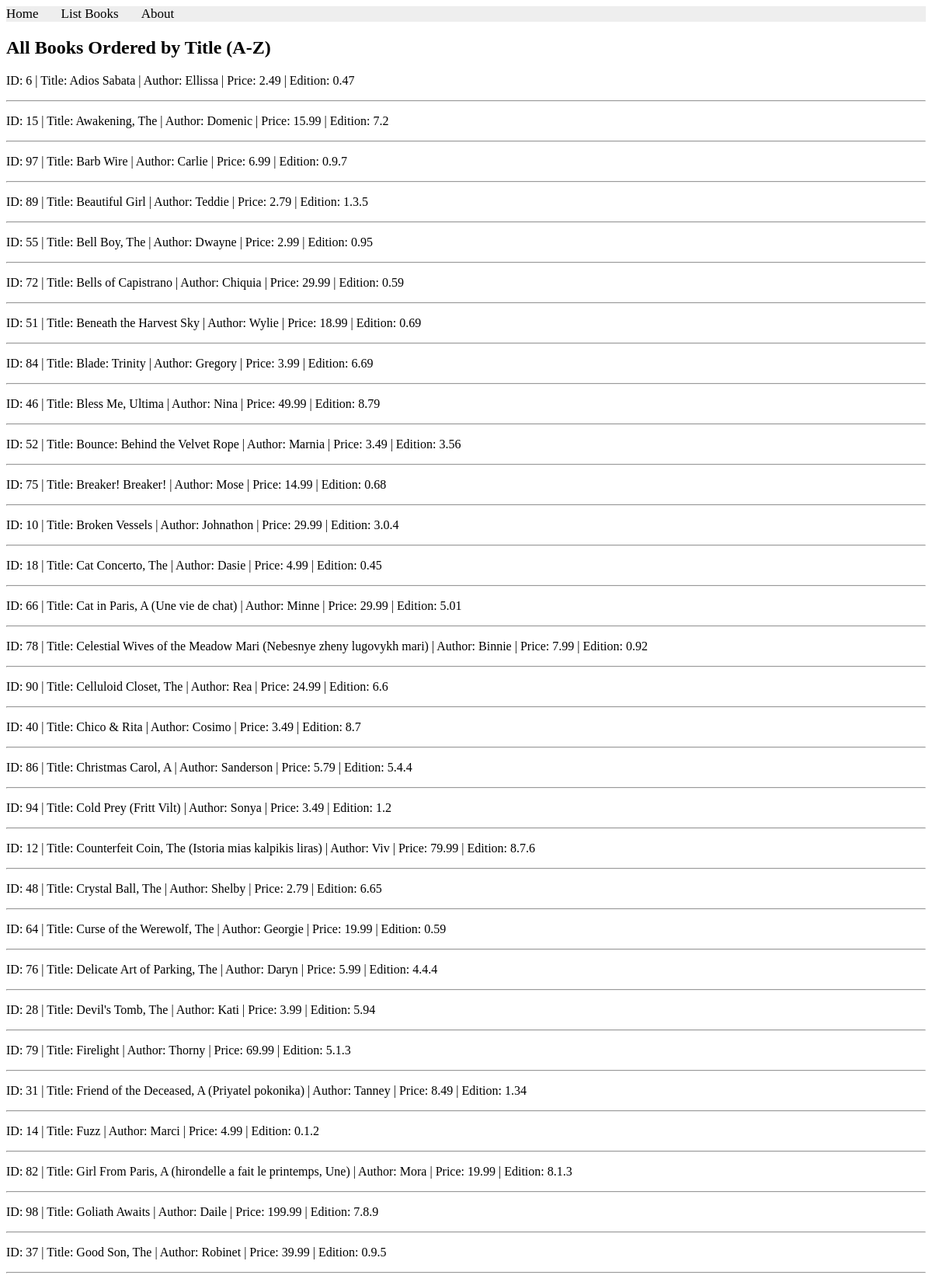
Page /books/lab8/task4/ (upper part) on the committed database.
### apps/bookmodule/models.py (models this page shows)
class Book(models.Model):
    title = models.CharField(max_length = 50)
    author = models.CharField(max_length = 50)
    price = models.FloatField(default = 0.0)
    edition = models.SmallIntegerField(default = 1)

### apps/bookmodule/views.py (the view)
# urls.py: path('lab8/task4/', views.lab8_task4, name='books.lab8_task4'),
def lab8_task4(request):
    books = Book.objects.all().order_by('title')
    return render(request, 'bookmodule/lab8_task4.html', {'books': books})

### apps/templates/bookmodule/lab8_task4.html (shortened to what this page needs)
{% extends "layouts/base.html" %}
{% block content %}
<h2>All Books Ordered by Title (A-Z)</h2>
{% for book in books %}
    <p>ID: {{ book.id }} | Title: {{ book.title }} | Author: {{ book.author }} | Price: {{ book.price }} | Edition: {{ book.edition }}</p>
    <hr>
{% empty %}
    <p>No books found.</p>
{% endfor %}
{% endblock content %}

### rows in the picture
Book: id "6", title "Adios Sabata", author "Ellissa", price "2.49", edition "0.47"
Book: id "15", title "Awakening, The", author "Domenic", price "15.99", edition "7.2"
Book: id "97", title "Barb Wire", author "Carlie", price "6.99", edition "0.9.7"
Book: id "89", title "Beautiful Girl", author "Teddie", price "2.79", edition "1.3.5"
Book: id "55", title "Bell Boy, The", author "Dwayne", price "2.99", edition "0.95"
Book: id "72", title "Bells of Capistrano", author "Chiquia", price "29.99", edition "0.59"
Book: id "51", title "Beneath the Harvest Sky", author "Wylie", price "18.99", edition "0.69"
Book: id "84", title "Blade: Trinity", author "Gregory", price "3.99", edition "6.69"
Book: id "46", title "Bless Me, Ultima", author "Nina", price "49.99", edition "8.79"
Book: id "52", title "Bounce: Behind the Velvet Rope", author "Marnia", price "3.49", edition "3.56"
Book: id "75", title "Breaker! Breaker!", author "Mose", price "14.99", edition "0.68"
Book: id "10", title "Broken Vessels", author "Johnathon", price "29.99", edition "3.0.4"
Book: id "18", title "Cat Concerto, The", author "Dasie", price "4.99", edition "0.45"
Book: id "66", title "Cat in Paris, A (Une vie de chat)", author "Minne", price "29.99", edition "5.01"
Book: id "78", title "Celestial Wives of the Meadow Mari (Nebesnye zheny lugovykh mari)", author "Binnie", price "7.99", edition "0.92"
Book: id "90", title "Celluloid Closet, The", author "Rea", price "24.99", edition "6.6"
Book: id "40", title "Chico & Rita", author "Cosimo", price "3.49", edition "8.7"
Book: id "86", title "Christmas Carol, A", author "Sanderson", price "5.79", edition "5.4.4"
Book: id "94", title "Cold Prey (Fritt Vilt)", author "Sonya", price "3.49", edition "1.2"
Book: id "12", title "Counterfeit Coin, The (Istoria mias kalpikis liras)", author "Viv", price "79.99", edition "8.7.6"
Book: id "48", title "Crystal Ball, The", author "Shelby", price "2.79", edition "6.65"
Book: id "64", title "Curse of the Werewolf, The", author "Georgie", price "19.99", edition "0.59"
Book: id "76", title "Delicate Art of Parking, The", author "Daryn", price "5.99", edition "4.4.4"
Book: id "28", title "Devil's Tomb, The", author "Kati", price "3.99", edition "5.94"
Book: id "79", title "Firelight", author "Thorny", price "69.99", edition "5.1.3"
Book: id "31", title "Friend of the Deceased, A (Priyatel pokonika)", author "Tanney", price "8.49", edition "1.34"
Book: id "14", title "Fuzz", author "Marci", price "4.99", edition "0.1.2"
Book: id "82", title "Girl From Paris, A (hirondelle a fait le printemps, Une)", author "Mora", price "19.99", edition "8.1.3"
Book: id "98", title "Goliath Awaits", author "Daile", price "199.99", edition "7.8.9"
Book: id "37", title "Good Son, The", author "Robinet", price "39.99", edition "0.9.5"
